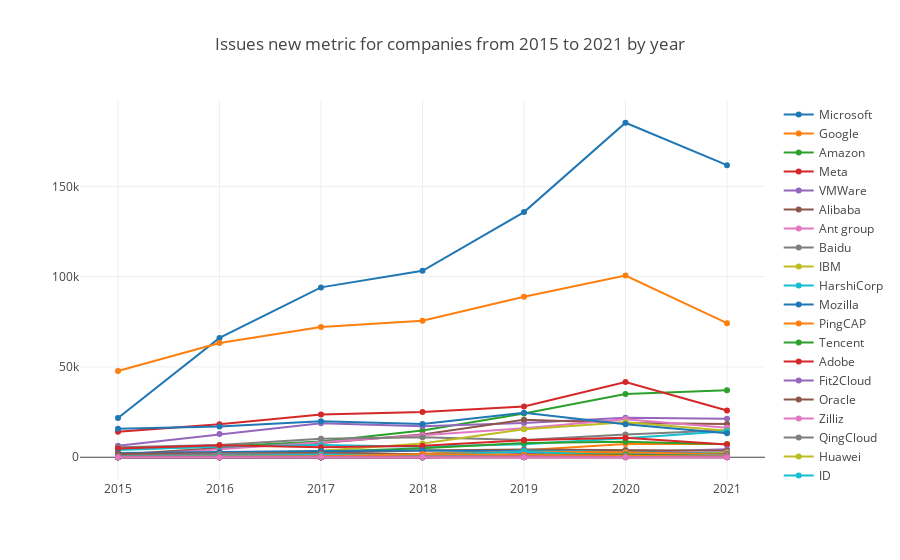

Write notebook code for a chart like this one.
### Markdown cell above
#### Issues New

Issues new is a metric from CHAOSS, refer to https://chaoss.community/metric-issues-new/.

### Code cell
var startYear = 2015, startMonth = 1, endYear = 2021, endMonth = 12, x = [];
for (let y = startYear; y <= endYear; y++) x.push(`${y}`);
openDigger.metric.chaoss.issuesNew({ labelIntersect: ['Company'], startYear, startMonth, endYear, endMonth, groupBy: 'Company', groupTimeRange: 'year', limit: -1 }).then(data => {
    console.log(`Issues New metric ratio value for ${data[0].name} is ${JSON.stringify(data[0].ratio)}`);
    openDigger.render.plotly(data.filter(row => row.name != 'Others').map(row => {
        return {
            x,
            y: row.count,
            mode: 'scatter',
            name: row.name
        };
    }), {title: `Issues new metric for companies from ${startYear} to ${endYear} by year`, xaxis: {type: 'category'}});
});

### Figure 1 — Plotly figure (JSON) as saved in the notebook; plotly's stock layout.template omitted (floating-point values rounded to 4 significant figures)
{"data": [{"mode": "scatter", "name": "Microsoft", "x": ["2015", "2016", "2017", "2018", "2019", "2020", "2021"], "y": ["21689", "66085", "94056", "103244", "135740", "185216", "161742"]}, {"mode": "scatter", "name": "Google", "x": ["2015", "2016", "2017", "2018", "2019", "2020", "2021"], "y": ["47761", "63235", "72145", "75606", "88911", "100646", "74262"]}, {"mode": "scatter", "name": "Amazon", "x": ["2015", "2016", "2017", "2018", "2019", "2020", "2021"], "y": ["4400", "5971", "8670", "14785", "24284", "35067", "37047"]}, {"mode": "scatter", "name": "Meta", "x": ["2015", "2016", "2017", "2018", "2019", "2020", "2021"], "y": ["14152", "18226", "23732", "25058", "28068", "41604", "25865"]}, {"mode": "scatter", "name": "VMWare", "x": ["2015", "2016", "2017", "2018", "2019", "2020", "2021"], "y": ["6425", "12825", "18867", "17149", "18916", "21866", "21336"]}, {"mode": "scatter", "name": "Alibaba", "x": ["2015", "2016", "2017", "2018", "2019", "2020", "2021"], "y": ["1512", "5072", "7823", "12609", "20776", "18988", "18445"]}, {"mode": "scatter", "name": "Ant group", "x": ["2015", "2016", "2017", "2018", "2019", "2020", "2021"], "y": ["568", "4528", "8312", "12204", "16115", "21029", "16349"]}, {"mode": "scatter", "name": "Baidu", "x": ["2015", "2016", "2017", "2018", "2019", "2020", "2021"], "y": ["5560", "6821", "10222", "11136", "9595", "12571", "14901"]}, {"mode": "scatter", "name": "IBM", "x": ["2015", "2016", "2017", "2018", "2019", "2020", "2021"], "y": ["295", "1632", "3656", "7626", "15546", "19380", "14648"]}, {"mode": "scatter", "name": "HarshiCorp", "x": ["2015", "2016", "2017", "2018", "2019", "2020", "2021"], "y": ["4017", "5991", "6714", "5772", "7170", "10494", "14418"]}, {"mode": "scatter", "name": "Mozilla", "x": ["2015", "2016", "2017", "2018", "2019", "2020", "2021"], "y": ["15722", "16985", "19946", "18380", "24640", "18211", "13266"]}, {"mode": "scatter", "name": "PingCAP", "x": ["2015", "2016", "2017", "2018", "2019", "2020", "2021"], "y": ["220", "838", "1504", "1918", "3818", "7316", "7315"]}, {"mode": "scatter", "name": "Tencent", "x": ["2015", "2016", "2017", "2018", "2019", "2020", "2021"], "y": ["75", "699", "3008", "4939", "7850", "8534", "7173"]}, {"mode": "scatter", "name": "Adobe", "x": ["2015", "2016", "2017", "2018", "2019", "2020", "2021"], "y": ["4873", "6641", "5574", "6355", "9452", "10798", "7021"]}, {"mode": "scatter", "name": "Fit2Cloud", "x": ["2015", "2016", "2017", "2018", "2019", "2020", "2021"], "y": ["0", "149", "507", "835", "1128", "2739", "4394"]}, {"mode": "scatter", "name": "Oracle", "x": ["2015", "2016", "2017", "2018", "2019", "2020", "2021"], "y": ["917", "1215", "2436", "3735", "4223", "4012", "3605"]}, {"mode": "scatter", "name": "Zilliz", "x": ["2015", "2016", "2017", "2018", "2019", "2020", "2021"], "y": ["0", "0", "0", "0", "683", "1921", "2766"]}, {"mode": "scatter", "name": "QingCloud", "x": ["2015", "2016", "2017", "2018", "2019", "2020", "2021"], "y": ["1", "20", "172", "231", "1729", "2240", "2530"]}, {"mode": "scatter", "name": "Huawei", "x": ["2015", "2016", "2017", "2018", "2019", "2020", "2021"], "y": ["13", "40", "439", "332", "1294", "1693", "2318"]}, {"mode": "scatter", "name": "JD", "x": ["2015", "2016", "2017", "2018", "2019", "2020", "2021"], "y": ["0", "0", "9", "1712", "3709", "2750", "1850"]}, {"mode": "scatter", "name": "Netflix", "x": ["2015", "2016", "2017", "2018", "2019", "2020", "2021"], "y": ["2298", "2952", "3483", "3719", "3242", "2887", "1679"]}, {"mode": "scatter", "name": "Youzan", "x": ["2015", "2016", "2017", "2018", "2019", "2020", "2021"], "y": ["0", "28", "504", "1809", "3015", "2760", "1533"]}, {"mode": "scatter", "name": "ByteDance", "x": ["2015", "2016", "2017", "2018", "2019", "2020", "2021"], "y": ["0", "15", "0", "43", "305", "645", "1466"]}, {"mode": "scatter", "name": "Vesoft", "x": ["2015", "2016", "2017", "2018", "2019", "2020", "2021"], "y": ["0", "0", "0", "0", "448", "541", "1377"]}, {"mode": "scatter", "name": "Didi", "x": ["2015", "2016", "2017", "2018", "2019", "2020", "2021"], "y": ["0", "0", "195", "512", "1525", "1290", "1108"]}, {"mode": "scatter", "name": "Salesforce", "x": ["2015", "2016", "2017", "2018", "2019", "2020", "2021"], "y": ["218", "967", "645", "1129", "1550", "1201", "1058"]}, {"mode": "scatter", "name": "EMQ", "x": ["2015", "2016", "2017", "2018", "2019", "2020", "2021"], "y": ["0", "0", "1", "226", "827", "1483", "1040"]}, {"mode": "scatter", "name": "DCloud", "x": ["2015", "2016", "2017", "2018", "2019", "2020", "2021"], "y": ["93", "117", "113", "230", "1156", "1239", "887"]}, {"mode": "scatter", "name": "Databricks", "x": ["2015", "2016", "2017", "2018", "2019", "2020", "2021"], "y": ["426", "890", "639", "742", "1072", "852", "784"]}, {"mode": "scatter", "name": "Deepin", "x": ["2015", "2016", "2017", "2018", "2019", "2020", "2021"], "y": ["37", "321", "716", "1442", "3001", "931", "741"]}, {"mode": "scatter", "name": "TAOS Data", "x": ["2015", "2016", "2017", "2018", "2019", "2020", "2021"], "y": ["0", "0", "0", "0", "699", "1080", "697"]}, {"mode": "scatter", "name": "Juejin", "x": ["2015", "2016", "2017", "2018", "2019", "2020", "2021"], "y": ["70", "598", "1578", "1348", "882", "578", "667"]}, {"mode": "scatter", "name": "Xiaomi", "x": ["2015", "2016", "2017", "2018", "2019", "2020", "2021"], "y": ["106", "111", "711", "703", "1233", "1589", "607"]}, {"mode": "scatter", "name": "Netease", "x": ["2015", "2016", "2017", "2018", "2019", "2020", "2021"], "y": ["195", "191", "262", "936", "1430", "777", "589"]}, {"mode": "scatter", "name": "WeBank", "x": ["2015", "2016", "2017", "2018", "2019", "2020", "2021"], "y": ["0", "0", "0", "6", "697", "710", "580"]}, {"mode": "scatter", "name": "PayPal", "x": ["2015", "2016", "2017", "2018", "2019", "2020", "2021"], "y": ["1972", "2014", "2324", "1662", "963", "564", "533"]}, {"mode": "scatter", "name": "Merico", "x": ["2015", "2016", "2017", "2018", "2019", "2020", "2021"], "y": ["0", "0", "0", "0", "0", "0", "494"]}, {"mode": "scatter", "name": "Bilibili", "x": ["2015", "2016", "2017", "2018", "2019", "2020", "2021"], "y": ["614", "1845", "1701", "903", "789", "426", "324"]}, {"mode": "scatter", "name": "CTrip", "x": ["2015", "2016", "2017", "2018", "2019", "2020", "2021"], "y": ["3", "52", "255", "723", "982", "537", "273"]}, {"mode": "scatter", "name": "360", "x": ["2015", "2016", "2017", "2018", "2019", "2020", "2021"], "y": ["298", "637", "1451", "1111", "1066", "809", "266"]}, {"mode": "scatter", "name": "Oneflow", "x": ["2015", "2016", "2017", "2018", "2019", "2020", "2021"], "y": ["0", "0", "0", "0", "0", "193", "257"]}, {"mode": "scatter", "name": "Meituan", "x": ["2015", "2016", "2017", "2018", "2019", "2020", "2021"], "y": ["175", "151", "523", "1643", "1220", "564", "213"]}, {"mode": "scatter", "name": "RedHat", "x": ["2015", "2016", "2017", "2018", "2019", "2020", "2021"], "y": ["0", "0", "0", "90", "74", "164", "72"]}, {"mode": "scatter", "name": "Qunar", "x": ["2015", "2016", "2017", "2018", "2019", "2020", "2021"], "y": ["0", "0", "0", "13", "202", "54", "47"]}, {"mode": "scatter", "name": "Vipshop", "x": ["2015", "2016", "2017", "2018", "2019", "2020", "2021"], "y": ["4", "91", "316", "401", "350", "127", "46"]}, {"mode": "scatter", "name": "Douban", "x": ["2015", "2016", "2017", "2018", "2019", "2020", "2021"], "y": ["87", "153", "104", "42", "23", "43", "17"]}, {"mode": "scatter", "name": "Linux China", "x": ["2015", "2016", "2017", "2018", "2019", "2020", "2021"], "y": ["23", "21", "192", "101", "24", "10", "7"]}], "layout": {"autosize": true, "title": {"text": "Issues new metric for companies from 2015 to 2021 by year"}, "xaxis": {"autorange": true, "range": [-0.3698, 6.37], "type": "category"}, "yaxis": {"autorange": true, "range": [-15280.0, 200500.0], "type": "linear"}}}
